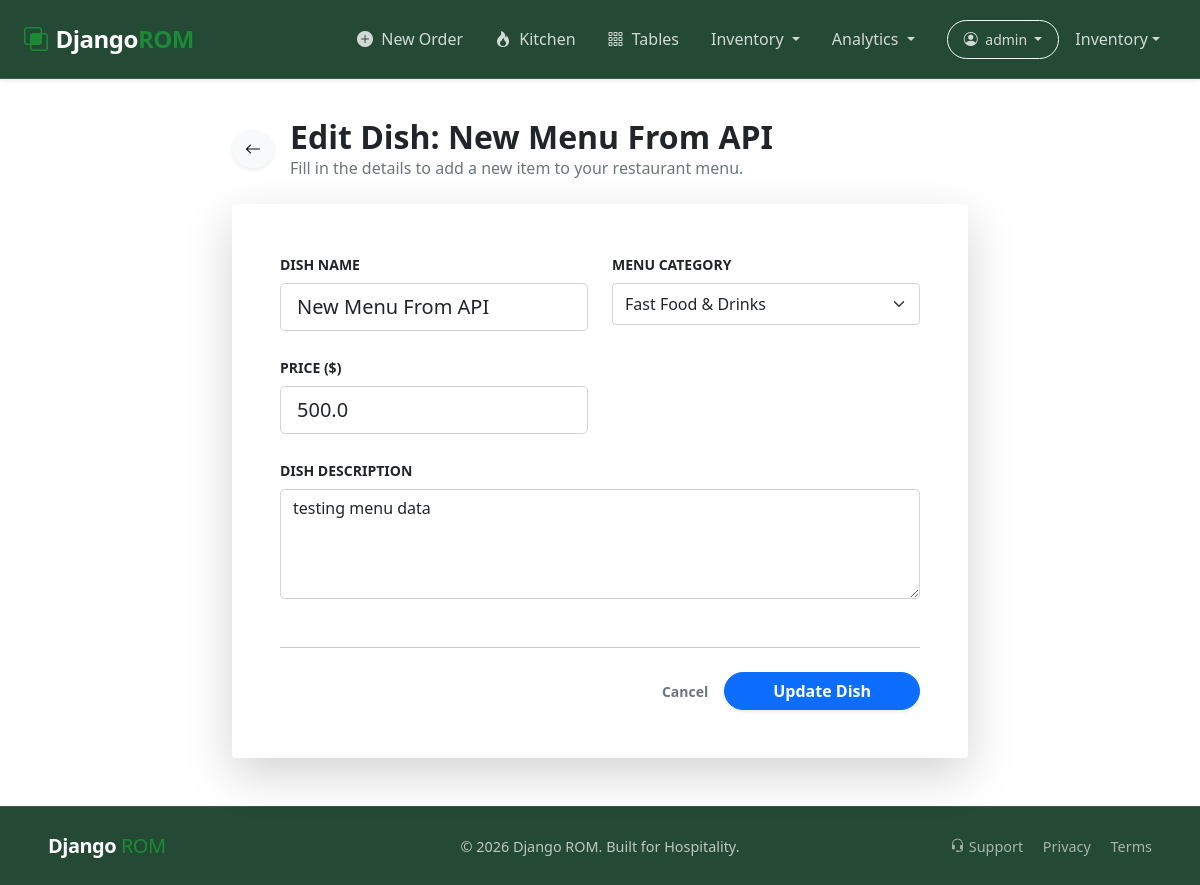
/menu/edit/14/ (signed in), run on the app's committed database.
### app_restaurant/models.py (models this page shows, shortened)
class Menu(models.Model):
    menu_title = models.CharField(max_length=200, null=False, blank=False)
    menu_price = models.FloatField(null=False, blank=False)
    menu_category = models.ForeignKey(Category,
                                      max_length=100,
                                        null=False,
                                        blank=False,
                                        on_delete=models.CASCADE)
    menu_description = models.TextField(null=True, blank=True)
    menu_image = models.ImageField(upload_to='menu_images/',
                                   null=True, blank=True)
    menu_status = models.BooleanField(default=True)
    stock_quantity = models.IntegerField(default=0)
    is_available = models.BooleanField(default=True)
    created_at = models.DateTimeField(default=timezone.now())

### app_restaurant/views.py (the view, shortened to what this page needs)
# urls.py: path('menu/edit/<int:pk>/', menu_edit, name='menu.edit'),
@login_required(login_url="login")
def menu_edit(request, pk):
    menu_item = get_object_or_404(Menu, id=pk)
    form = MenuCreateForm(request.POST or None, instance=menu_item)
    context = {
        "title": f"Edit Dish: {menu_item.menu_title}",
        "form": form,
        "button_text": "Update Dish"
    }
    return render(request, "menu_form.html", context) # Note: Using the same template!

### app_restaurant/forms.py
class MenuCreateForm(forms.ModelForm):
    class Meta:
        model = Menu
        fields = ['menu_title', 'menu_category', 'menu_price', 'menu_description']
        widgets = {
            "menu_title": forms.TextInput(attrs={
                "class": "form-control form-control-lg mb-2",
                "placeholder": "e.g. Grilled Mediterranean Salmon"
            }),
            "menu_category": forms.Select(attrs={
                "class": "form-select form-control-lg mb-2"
            }),
            "menu_price": forms.NumberInput(attrs={
                "class": "form-control form-control-lg mb-2",
                "placeholder": "0.00"
            }),
            "menu_description": forms.Textarea(attrs={
                "class": "form-control mb-2",
                "placeholder": "Describe the ingredients, allergens, or preparation style...",
                "rows": 4
            }),
        }
        labels = {
            "menu_title": "Dish Name",
            "menu_category": "Menu Category",
            "menu_price": "Price ($)",
            "menu_description": "Dish Description",
        }

### app_restaurant/models.py (called while the page is built)
    def __str__(self):
        return self.category_name

### app_restaurant/templates/menu_form.html (shortened to what this page needs)
{% extends 'base.html' %}
{% load static %}
{% block custom_css %}
  <link rel="stylesheet" href="{% static 'css/menu.css' %}">
{% endblock %}
{% block content %}
<section class="container py-5">
    <div class="row justify-content-center">
        <div class="col-lg-8">
            <div class="d-flex align-items-center mb-4">
                <a href="{% url 'menu.list' %}" class="btn btn-light rounded-circle me-3 shadow-sm">
                    <i class="bi bi-arrow-left"></i>
                </a>
                <div>
                    <h2 class="fw-bold mb-0">{{ title|default:"Add New Dish" }}</h2>
                    <p class="text-muted mb-0">Fill in the details to add a new item to your restaurant menu.</p>
                </div>
            </div>
            <div class="card border-0 shadow-lg rounded-4">
                <div class="card-body p-4 p-md-5">
                    <form method="POST" action="">
                        <div class="row">
                            {% for field in form %}
                            <div class="{% if 'description' in field.name %}col-12{% else %}col-md-6{% endif %} mb-3">
                                <label class="form-label fw-bold small text-uppercase" for="{{ field.id_for_label }}">
                                    {{ field.label }}
                                </label>
                                {{ field }}
                            </div>
                            {% endfor %}
                        </div>
                        <hr class="my-4 opacity-25">
                        <div class="d-flex justify-content-end align-items-center gap-3">
                            <a href="{% url 'menu.list' %}" class="text-decoration-none text-muted fw-bold small">Cancel</a>
                            <button type="submit" class="btn btn-primary px-5 rounded-pill shadow-sm fw-bold">
                                {% if 'Edit' in title %}Update Dish{% else %}Create Dish{% endif %}
                            </button>
                        </div>
                    </form>
                </div>
            </div>
        </div>
    </div>
</section>
{% endblock %}

### templates/layouts/navbar.html (shortened to what this page needs)
<nav class="navbar navbar-expand-lg navbar-dark fixed-top custom-navbar shadow-sm" style="background-color: #1a1d20;">
  <div class="container-fluid px-4">
    <a class="navbar-brand fw-bold d-flex align-items-center" href="{% url 'landing' %}">
      <i class="bi bi-intersect text-primary-accent me-2"></i>
      <span>Django<span class="text-primary-accent">ROM</span></span>
    </a>
    <div class="collapse navbar-collapse" id="navContent">
      <ul class="navbar-nav ms-auto mb-2 mb-lg-0 align-items-center">
        {% if user.is_authenticated %}
          <li class="nav-item">
            <a class="nav-link px-3 fw-semibold text-warning" href="{% url 'order_management' %}">
              <i class="bi bi-plus-circle-fill me-1"></i> New Order
            </a>
          </li>
          <li class="nav-item">
            <a class="nav-link px-3" href="{% url 'kitchen_dashboard' %}">
              <i class="bi bi-fire me-1"></i> Kitchen
            </a>
          </li>
          <li class="nav-item">
            <a class="nav-link px-3" href="{% url 'table_list' %}">
              <i class="bi bi-grid-3x3-gap me-1"></i> Tables
            </a>
          </li>
          <li class="nav-item dropdown">
            <a class="nav-link dropdown-toggle px-3" href="#" id="stockDropdown" role="button" data-bs-toggle="dropdown">
              Inventory
            </a>
          </li>
          <li class="nav-item dropdown">
            <a class="nav-link dropdown-toggle px-3" href="#" id="salesDropdown" role="button" data-bs-toggle="dropdown">
              Analytics
            </a>
          </li>
          <li class="nav-item dropdown ms-lg-3">
            <a class="nav-link dropdown-toggle btn btn-outline-light btn-sm rounded-pill px-3" href="#" id="userDropdown" role="button" data-bs-toggle="dropdown">
              <i class="bi bi-person-circle me-1"></i> {{ user.username }}
            </a>
          </li>
        {% else %}
          <li class="nav-item"><a class="nav-link px-3" href="{% url 'login' %}">Login</a></li>
          <li class="nav-item ms-lg-3">
            <a class="btn btn-primary btn-sm rounded-pill px-4" href="{% url 'register' %}">Start Free Trial</a>
          </li>
        {% endif %}
        <li class="nav-item dropdown">
          <a class="nav-link dropdown-toggle px-3 d-flex align-items-center" href="#" id="stockDropdown" role="button" data-bs-toggle="dropdown">
              Inventory
          </a>
      </li>
      </ul>
    </div>
  </div>
</nav>

### static/css/root.css (style rules this page uses)
* { margin: 0; padding: 0; box-sizing: border-box; }
:root { --primary-color-light: #91b699; --primary-color-mid: #1c8937; --primary-color-dark: #62e474; --secondary-color-dark: #244934; --secondary-color-light: #D9E2E4; --primary-font: 'Poppins'; --primary-background-color: #f4f4f4; --secondary-background-color: #d3d3d3; }
body { display: flex; flex-direction: column; min-height: 100vh; padding-top: 70px; }
html, body { height: 100%; margin: 0; }
body > *:not(footer):not(nav) { flex: 1 0 auto; }

### static/css/navbar.css (style rules this page uses)
.custom-navbar { padding: 1rem 0; transition: all 0.3s ease; background: var(--secondary-color-dark) !important; backdrop-filter: blur(10px); -webkit-backdrop-filter: blur(10px); border-bottom: 1px solid rgba(255, 255, 255, 0.1); }
.navbar-brand { font-size: 1.5rem; letter-spacing: -0.5px; }
.text-primary-accent { color: var(--primary-color-mid); }
.navbar-nav .nav-link { font-weight: 500; color: rgba(255, 255, 255, 0.8) !important; transition: color 0.2s; }

### static/css/menu.css (style rules this page uses)
input, select, textarea { display: block; width: 100%; padding: 0.375rem 0.75rem; font-size: 1rem; font-weight: 400; line-height: 1.5; color: #212529; background-color: #fff; background-clip: padding-box; border: 1px solid #ced4da; border-radius: 0.375rem; transition: border-color .15s ease-in-out,box-shadow .15s ease-in-out; }

### data on the page
Menu: form "New Menu From API" "Fast Food & Drinks" "500.0" "testing menu data"

### other printed values
{{ user.username }} "admin"
{{ title|default:"Add New Dish" }} "Edit Dish: New Menu From API"
{{ field.label }} "DISH NAME" "MENU CATEGORY" "PRICE ($)" "DISH DESCRIPTION"
